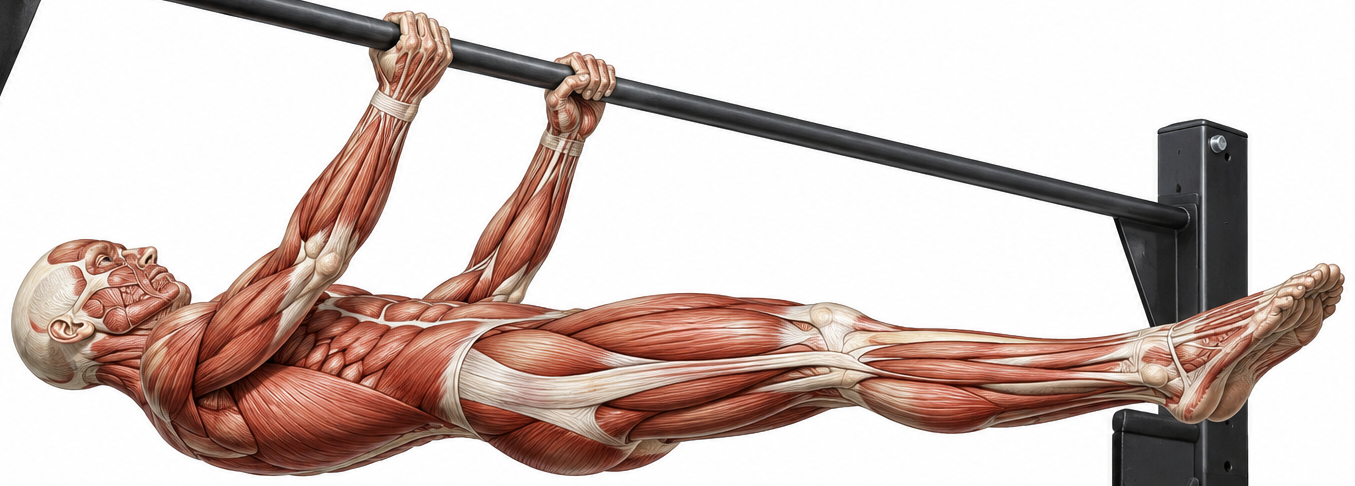
#> input picture assets/anatomy/muscles/_fullbody_left_arm.png, 1355 x 486 px
$ python segment_muscle_from_reference.py --in ../assets/anatomy/muscles/_fullbody_left_arm.png --out out.png
#> lines starting #> are read from the running program, lines starting #| are printed output that depends on the picture
#> in main, image is the input picture: shape (486, 1355, 3); mean B, G, R 187.2, 192.6, 208.9
#!/usr/bin/env python3
"""Turn a panel crop from a reference anatomy illustration sheet into a
transparent-background muscle-only cutout, by keying on saturation: muscle
tissue in these illustrations is a saturated red/salmon, while background,
labels, bone, and tendon are all low-saturation (white/pale/gray/black).
Not a general-purpose segmenter -- tuned for this style of illustration.

Usage:
    python3 scripts/segment_muscle_from_reference.py \\
        --in /tmp/anatomy_src/panel1_lat.png --out /tmp/anatomy_src/lat_cutout.png \\
        --sat-threshold 55
"""
from __future__ import annotations

import argparse
import pathlib

import cv2
import numpy as np


def segment(image_bgr: np.ndarray, sat_threshold: float, soft_band: float = 35.0) -> np.ndarray:
#> called with sat_threshold = 55, soft_band = 35
    hsv = cv2.cvtColor(image_bgr, cv2.COLOR_BGR2HSV).astype(np.float64)
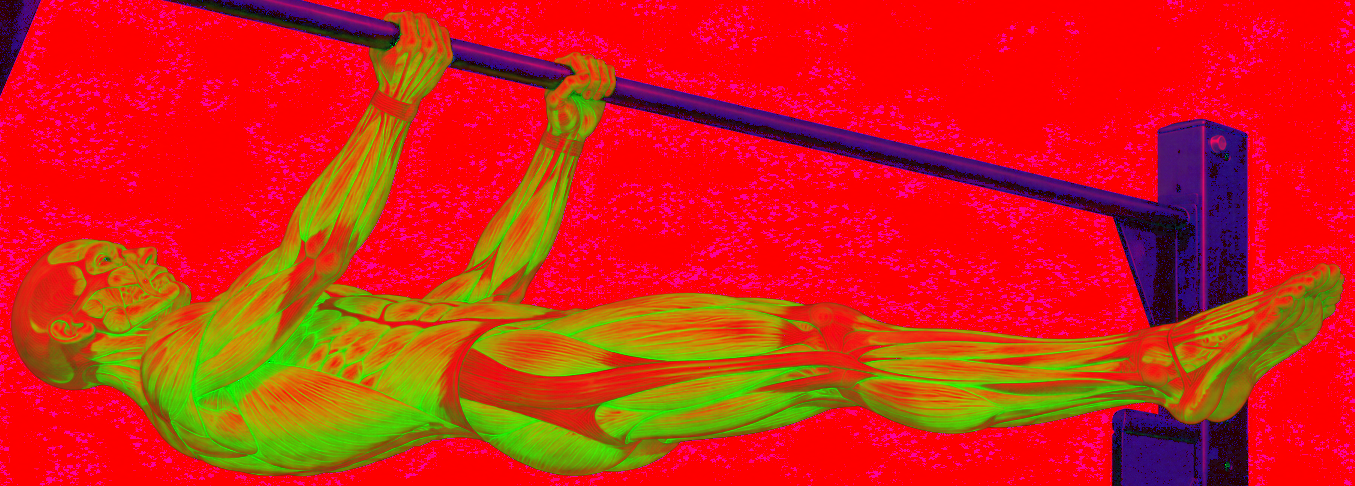
#> hsv: shape (486, 1355, 3) float64; mean B, G, R 20.4, 39.1, 209.1
    saturation = hsv[..., 1]
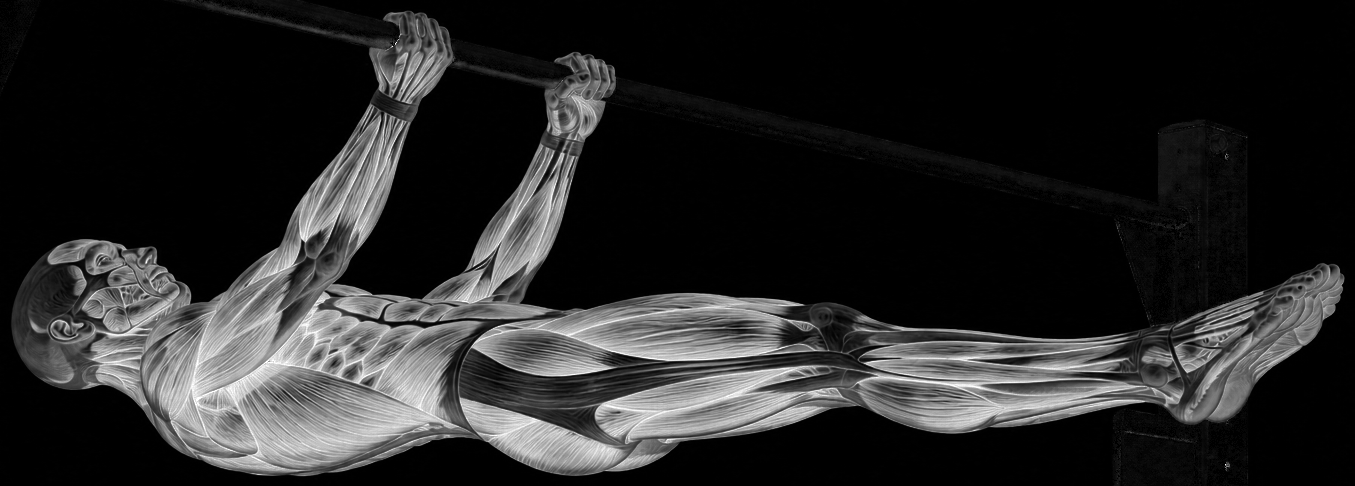
#> saturation: shape (486, 1355) float64; min 0, max 255, mean 39.1
    alpha = np.clip((saturation - sat_threshold) / soft_band, 0, 1)
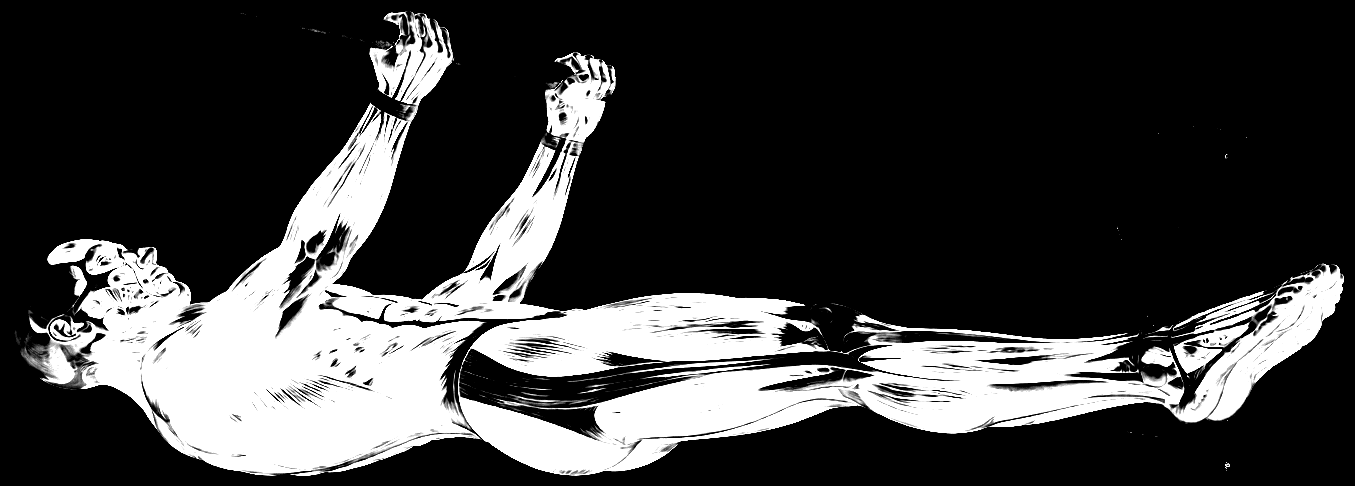
#> alpha: shape (486, 1355) float64; min 0, max 1, mean 0.243

    # Remove small speckles (stray saturated pixels in text/icons) then
    # soften edges so the warp doesn't inherit a jagged cutout boundary.
    alpha_u8 = (alpha * 255).astype(np.uint8)
    alpha_u8 = cv2.morphologyEx(alpha_u8, cv2.MORPH_OPEN, np.ones((3, 3), np.uint8))
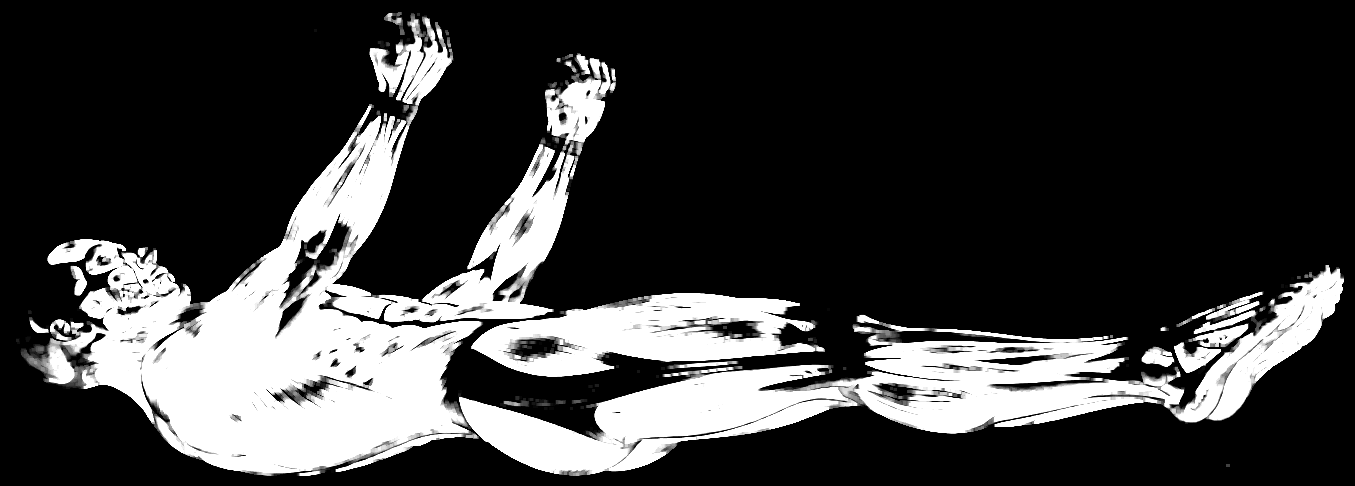
#> alpha_u8: shape (486, 1355); min 0, max 255, mean 59.7
    alpha_u8 = cv2.GaussianBlur(alpha_u8, (5, 5), 0)
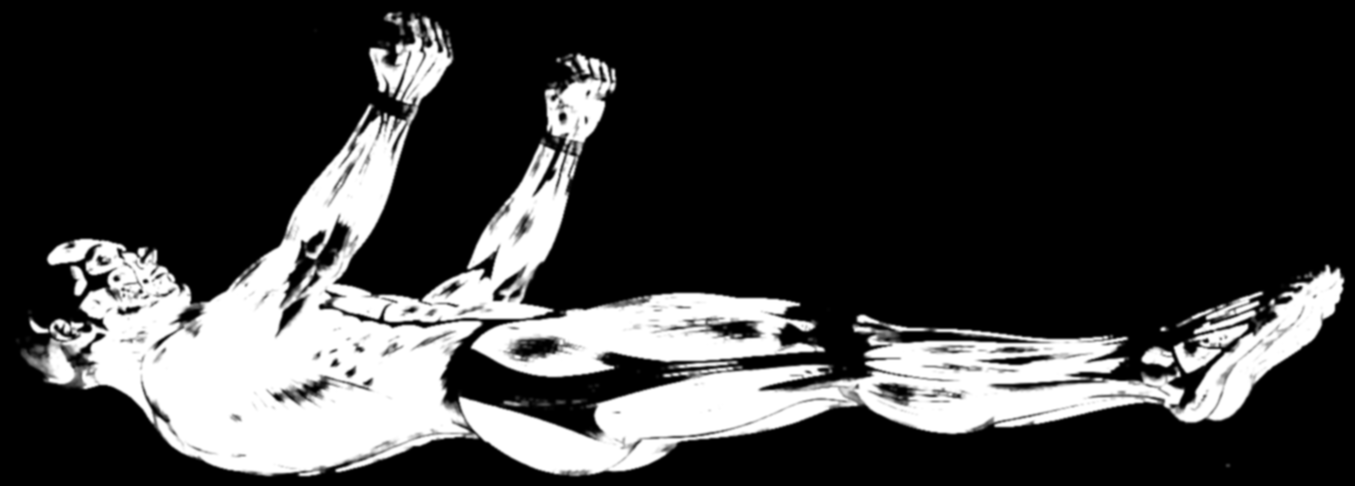
#> alpha_u8: shape (486, 1355); min 0, max 255, mean 59.7

    rgba = cv2.cvtColor(image_bgr, cv2.COLOR_BGR2BGRA)
    rgba[..., 3] = alpha_u8
    return rgba


def crop_to_content(rgba: np.ndarray, pad: int = 12) -> np.ndarray:
#> called with pad = 12
    ys, xs = np.where(rgba[..., 3] > 10)
    if len(xs) == 0:
        return rgba
    x0, x1 = max(0, xs.min() - pad), min(rgba.shape[1], xs.max() + pad)
#> x0 = 4; x1 = 1355
    y0, y1 = max(0, ys.min() - pad), min(rgba.shape[0], ys.max() + pad)
#> y0 = 0; y1 = 486
    return rgba[y0:y1, x0:x1]
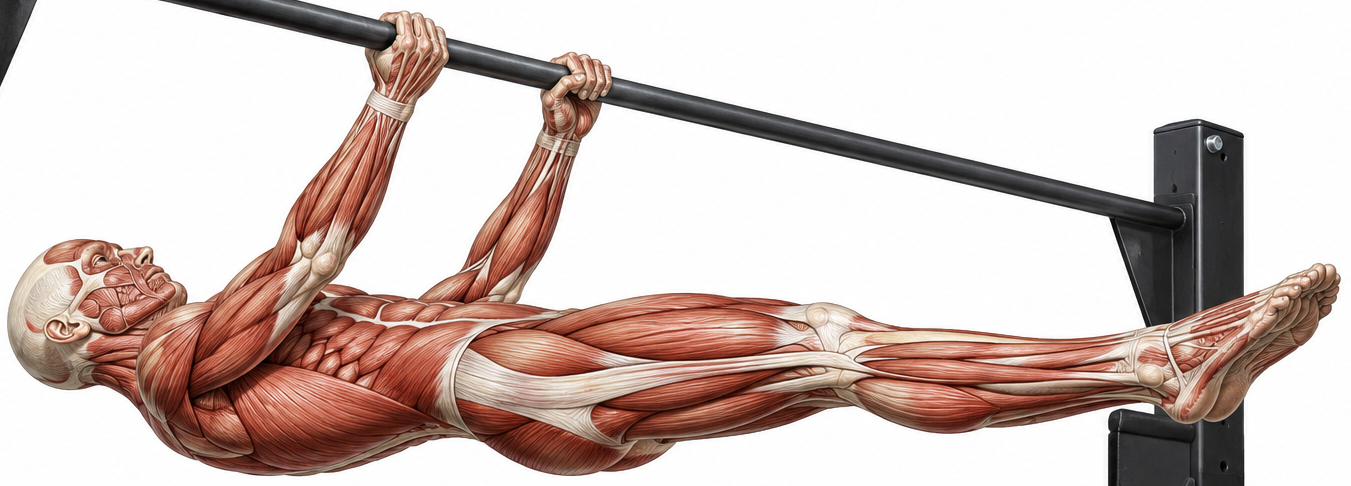
#> returned value: shape (486, 1351, 4); mean of channels 0, 1, 2, 3 187.2, 192.5, 208.9, 59.9; drawn as B, G, R


def main() -> int:
    parser = argparse.ArgumentParser(description=__doc__, formatter_class=argparse.RawDescriptionHelpFormatter)
    parser.add_argument("--in", dest="in_path", required=True, type=pathlib.Path)
    parser.add_argument("--out", dest="out_path", required=True, type=pathlib.Path)
    parser.add_argument("--sat-threshold", type=float, default=55.0)
    args = parser.parse_args()

    image = cv2.imread(str(args.in_path))
    if image is None:
        raise SystemExit(f"Could not read {args.in_path}")
    rgba = segment(image, args.sat_threshold)
    rgba = crop_to_content(rgba)
    args.out_path.parent.mkdir(parents=True, exist_ok=True)
    cv2.imwrite(str(args.out_path), rgba)
    print(f"Wrote {args.out_path} ({rgba.shape[1]}x{rgba.shape[0]})")
#| Wrote out.png (1351x486)
    return 0


if __name__ == "__main__":
    raise SystemExit(main())
#> (the program exits here)

$ run again, on assets/anatomy/muscles/gluteus_maximus_l.png
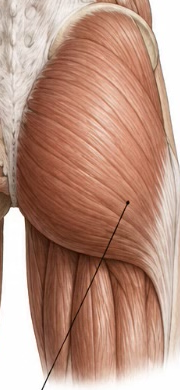
#> input picture assets/anatomy/muscles/gluteus_maximus_l.png, 180 x 390 px
#> in main, image is the input picture: shape (390, 180, 3); mean B, G, R 129.1, 146.3, 186.5
#> in segment, `saturation = hsv[..., 1]`:
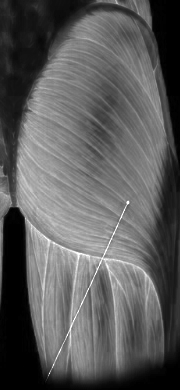
#> saturation: shape (390, 180) float64; min 0, max 255, mean 90.8
#> in segment, `alpha_u8 = cv2.GaussianBlur(alpha_u8, (5, 5), 0)`:
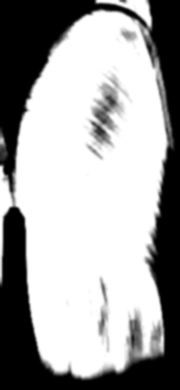
#> alpha_u8: shape (390, 180); min 0, max 255, mean 162.5
#> x0 = 0; x1 = 180
#> y0 = 0; y1 = 390
#| Wrote out.png (180x390)

$ run again, on assets/anatomy/muscles/gluteus_maximus_r.png
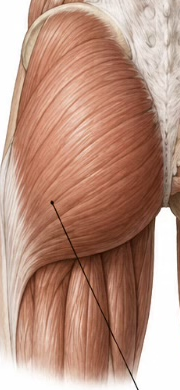
#> input picture assets/anatomy/muscles/gluteus_maximus_r.png, 180 x 390 px
#> in main, image is the input picture: shape (390, 180, 3); mean B, G, R 129.1, 146.3, 186.5
#> in segment, `saturation = hsv[..., 1]`:
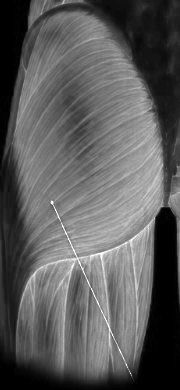
#> saturation: shape (390, 180) float64; min 0, max 255, mean 90.8
#> in segment, `alpha_u8 = cv2.GaussianBlur(alpha_u8, (5, 5), 0)`:
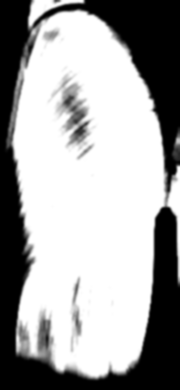
#> alpha_u8: shape (390, 180); min 0, max 255, mean 162.5
#> x0 = 0; x1 = 180
#> y0 = 0; y1 = 390
#| Wrote out.png (180x390)
